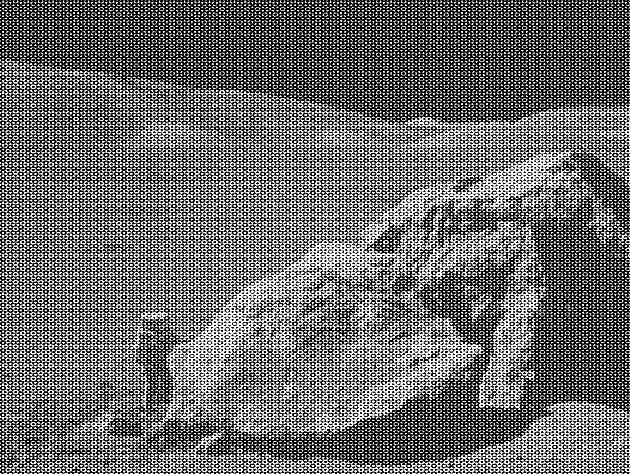
#> input picture moonlanding.png, 630 x 474 px
$ python fft.py
#> lines starting #> are read from the running program, lines starting #| are printed output that depends on the picture
import math
import numpy as np
import matplotlib.pyplot as plt
from matplotlib.colors import LogNorm
import argparse
import sys
import time
import cv2

# MODE DEFINITIONS

def mode1(image):
    original_image, image_data = load_image(image)
    print(f"Completed image loading.")
    if image_data is None:

        return

    dft_matrix = fft_2d(image_data)

#============================= REFERENCE USING NUMPY - Implemented for experiment =============================#
    # ## using built-in numpy function to compare with expected result
    # dft_matrix_numpy = np.fft.fft2(image_data)
    # magnitude_spectrum_numpy = np.abs(dft_matrix_numpy)

    # ## plot expected result
    # plt.subplot(1, 3, 3)
    # plt.imshow(magnitude_spectrum_numpy, cmap='gray', norm=LogNorm(vmin=1.0, vmax=magnitude_spectrum_numpy.max()))
    # plt.title('NumPy FFT (Reference)')
    # plt.axis('off')
#============================= END OF REFERENCE USING NUMPY =============================#

    ## plot original image
    plt.figure(figsize=(18, 6))

    plt.subplot(1, 2, 1)
    plt.imshow(original_image, cmap='gray')
    plt.title(f'Original Image ({original_image.shape[0]}x{original_image.shape[1]})')
    plt.axis('off')

    ## plot fft
    plt.subplot(1, 2, 2)
    magnitude_spectrum = np.abs(dft_matrix)
    plt.imshow(magnitude_spectrum, cmap='gray', norm=LogNorm(vmin=1.0, vmax=magnitude_spectrum.max()))
    plt.title(f'Centered 2D DFT (Log Scale) ({magnitude_spectrum.shape[0]}x{magnitude_spectrum.shape[1]})')
    plt.axis('off')

    plt.suptitle(f"Mode 1: Original Image and its Fourier Transform")
    plt.tight_layout()
    plt.show()


# [191 lines left out: functions mode2, mode3, mode4, not called in this run]

# FOURIER ALGORITHMS

"""A naive 1D direct fourier transform implementation."""
# [7 lines left out: function dft_1d, not called in this run]


"""A naive 1D inverse direct fourier transform implementation."""
# [7 lines left out: function idft_1d, not called in this run]

'''A 1D FFT implementation using the Cooley-Tukey algorithm.'''
def fft_1d(x): ## old cooley_tuckey
    if len(x) < 2:
        return x
    even = fft_1d(x[0::2])
    odd  = fft_1d(x[1::2])
    factor = np.exp(-2j * np.pi * np.arange(len(x)) / len(x))
    return np.concatenate([ even + factor[:len(x)//2] * odd, even - factor[:len(x)//2] * odd])

'''A 1D inverse FFT implementationof Cooley-Tukey.'''
def ifft_1d(X):
    result = ifft_1d_helper(X)
    return result/len(X)

# [9 lines left out: function ifft_1d_helper, not called in this run]

'''A 2D FFT implementation using the Cooley-Tukey algorithm.'''
def fft_2d(matrix):
    # apply 1D FFT to each row
    rows_done = np.apply_along_axis(fft_1d, 1, matrix)
    # apply 1D FFT to each column
    cols_done = np.apply_along_axis(fft_1d, 1, rows_done.T)
    return cols_done.T

"""A 2D DFT is performed by first applying a 1D DFT to each row, then each column."""
# [9 lines left out: function dft_2d, not called in this run]


'''A 2D IFFT can be implemented by performing a 1D IFFT on all the rows,
and then performing another 1D IFFT on all the columns'''
# [9 lines left out: function ifft_2d, not called in this run]

'''Plots the resulting 2D DFT on a log scale plot.'''

# [7 lines left out: function plot_2d_dft, not called in this run]

'''Checks if a number is a power of 2.'''
def is_power_of_2(n):
    return (n > 0) and ((n & (n - 1)) == 0)

'''Loads an image from file, converts to grayscale and pads to next power of 2 if necessary.'''
def load_image(image):
#> called with image = 'moonlanding.png'
    try:
        original_image = cv2.imread(image, cv2.IMREAD_GRAYSCALE)  ## read directly as grayscale
#> original_image is the input picture: shape (474, 630); min 0, max 255, mean 108.1
        if original_image.ndim == 3: ## if not in 2D
            image_data = np.mean(original_image[:, :, :3], axis=2) ## convert by averaging RGB channels
        else:
            image_data = original_image

        rows, cols = image_data.shape
#> rows = 474; cols = 630

        unpadded_data = image_data.copy()

        if not is_power_of_2(rows):
            power_two_rows =  2 ** int(np.ceil(math.log2(rows)))
#> power_two_rows = 512

        if not is_power_of_2(cols):
            power_two_cols =  2 ** int(np.ceil(math.log2(cols)))
#> power_two_cols = 1024

        if not is_power_of_2(rows) or not is_power_of_2(cols):
            print(f"Image dimensions are not powers of 2... resizing.")
            new_image = np.zeros((power_two_rows, power_two_cols))
            new_og_image = np.zeros((power_two_rows, power_two_cols))
            new_image[:rows, :cols] = image_data
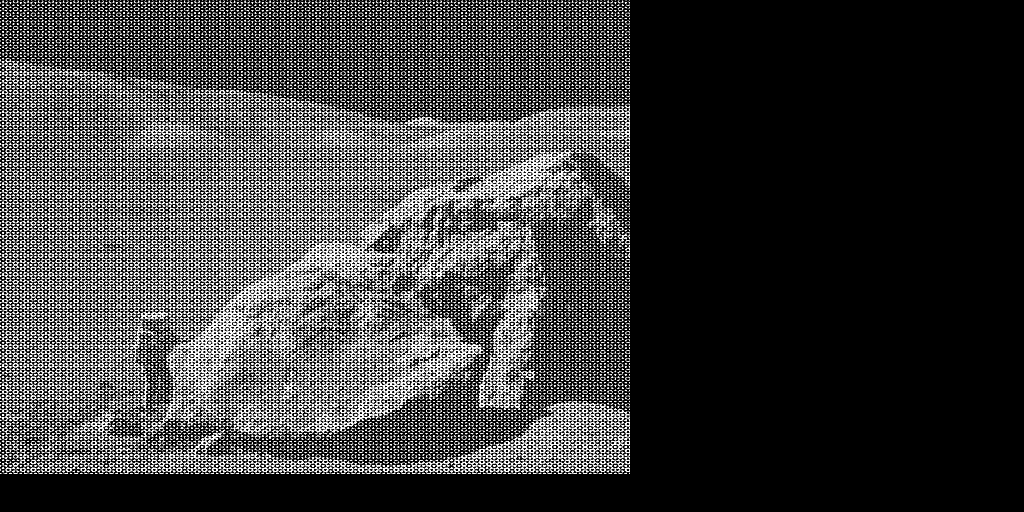
#> new_image: shape (512, 1024) float64; min 0, max 255, mean 61.6
            new_og_image[:rows, :cols] = unpadded_data

            return new_og_image, new_image

        return new_og_image, image_data

    except FileNotFoundError:
        print(f"Error: Image file '{image}' not found.")
        return None, None

"""Shifts the zero-frequency component to the center of the spectrum."""
# [12 lines left out: function fftshift, not called in this run]

"""Inverse of fftshift: moves zero-frequency component back to top-left."""
# [12 lines left out: function ifftshift, not called in this run]

# COMAND LINE PARSING

print(f"Starting argument parsing...")

parser = argparse.ArgumentParser()
parser.add_argument("-m", help="Specify a mode", type=int, choices=[1,2,3,4], default = 1)
parser.add_argument("-i", help="Specify an image", default = "moonlanding.png")

args = parser.parse_args()

# [4 lines of commented-out code are left out]

def main():
    print(f"Starting FFT Script in Mode {args.m} on Image: {args.i} ")
    if args.m == 1:
        mode1(args.i)
#> in mode1, `plt.show()`:
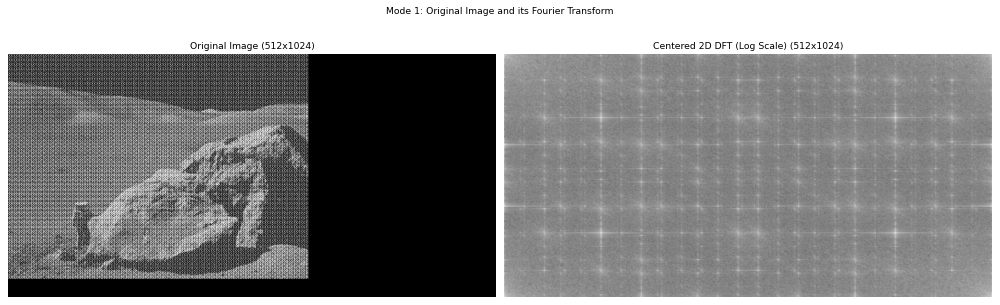
#> figure drawn by matplotlib, 2 panels
    elif args.m == 2:
        mode2(args.i)
    elif args.m == 3:
        mode3(args.i)
    elif args.m == 4:
        mode4()

if __name__ == "__main__":
    main()
